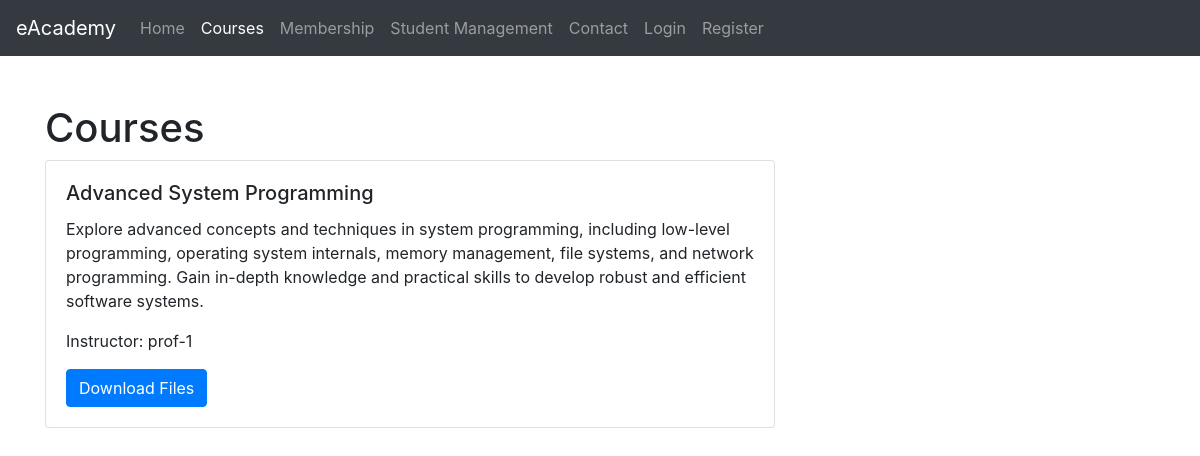
Before: /courses/ with the older database file.
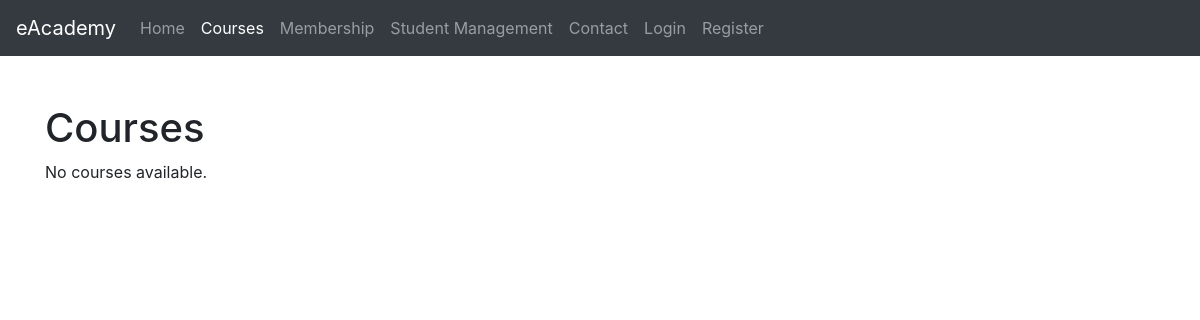
After: the same page with the newer database file.
### eAcademyApp/models.py (models this page shows, shortened)
class Course(models.Model):
    title = models.CharField(max_length=200)
    description = models.TextField()
    instructor = models.ForeignKey(User, on_delete=models.CASCADE)
    files = models.FileField(upload_to='course_files/')
    created_at = models.DateTimeField(auto_now_add=True)
    updated_at = models.DateTimeField(auto_now=True)

### eAcademyApp/views.py (the view)
# urls.py: path('courses/', views.course_list, name='course_list'),
def course_list(request):
    courses = Course.objects.all()
    return render(request, 'course.html', {'courses': courses})

### templates/course.html (shortened to what this page needs)
{% extends 'base.html' %}
{% block content %}
    <div class="container mt-5">
        <h1>Courses</h1>
        <div class="row">
            <div class="col-md-8">
                <div class="course-list">
                    {% for course in courses %}
                        <div class="card mb-3">
                            <div class="card-body">
                                <h5 class="card-title">{{ course.title }}</h5>
                                <p class="card-text">{{ course.description }}</p>
                                <p class="card-text">Instructor: {{ course.instructor.username }}</p>
                                <a href="{{ course.files.url }}" class="btn btn-primary">Download Files</a>
                            </div>
                        </div>
                    {% empty %}
                        <p>No courses available.</p>
                    {% endfor %}
                </div>
            </div>
            <div class="col-md-4">
            </div>
        </div>
    </div>
{% endblock %}

### templates/base.html (shortened to what this page needs)
{% load static %}
<!DOCTYPE html>
<html>
<head>
    <link rel="stylesheet" href="https://stackpath.bootstrapcdn.com/bootstrap/4.5.0/css/bootstrap.min.css">
    <link rel="stylesheet" href="{% static 'eAcademyApp/styles.css' %}">
</head>
<body>
    <nav class="navbar navbar-expand-lg navbar-dark bg-dark">
        <a class="navbar-brand" href="/">eAcademy</a>
        <div class="collapse navbar-collapse" id="navbarNav">
            <ul class="navbar-nav">
                <li class="nav-item {% if request.path == '/' %}active{% endif %}">
                    <a class="nav-link" href="/">Home</a>
                </li>
                <li class="nav-item {% if request.path == '/courses/' %}active{% endif %}">
                    <a class="nav-link" href="/courses/">Courses</a>
                </li>
                <li class="nav-item {% if request.path == '/membership/' %}active{% endif %}">
                    <a class="nav-link" href="/membership/">Membership</a>
                </li>
                <li class="nav-item {% if request.path == '/student-management/' %}active{% endif %}">
                    <a class="nav-link" href="#">Student Management</a>
                </li>
                <li class="nav-item {% if request.path == '/contact/' %}active{% endif %}">
                    <a class="nav-link" href="#">Contact</a>
                </li>
                {% if request.user.is_authenticated %}
                    <li class="nav-item">
                        <a class="nav-link" href="/logout/">Logout</a>
                    </li>
                {% else %}
                <li class="nav-item {% if request.path == '/login/' %}active{% endif %}">
                    <a class="nav-link" href="/login/">Login</a>
                </li>
                <li class="nav-item {% if request.path == '/register/' %}active{% endif %}">
                    <a class="nav-link" href="/register/">Register</a>
                </li>
                {% endif %}
            </ul>
        </div>
    </nav>
    {% block content %}
    {% endblock %}
</body>
</html>

Changed rows visible on the page:
removed Course: title "Advanced System Programming", description "Explore advanced concepts and techniques in system programming, including low-level programming, operating system internals, memory management, file systems, and network programming. Gain in-depth knowledge and practical skills to develop robust and efficient software systems.", instructor.username "prof-1"
Other visible differences:
text now shown: "No courses available."
